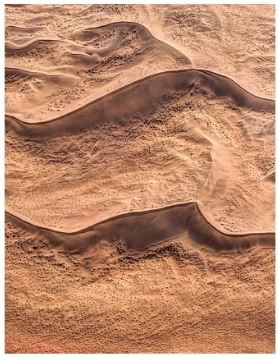
#> input picture img/test.JPG, 278 x 357 px, found by its file name
$ python 'high Boost Filtering.py'
#> lines starting #> are read from the running program, lines starting #| are printed output that depends on the picture
import cv2
import numpy as np
import matplotlib.pyplot as plt

# input image f(x,y)
f = cv2.imread('img/test.jpg', 0)
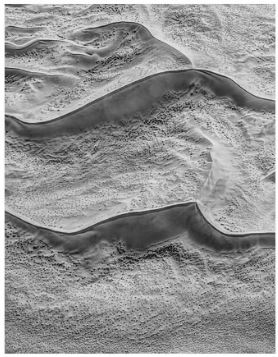
#> f: shape (357, 278); min 1, max 255, mean 147.1
f = f / 255

plt.imshow(f, cmap='gray'); plt.axis('off'); plt.show()

# blur image
f_blur = cv2.GaussianBlur(src=f,
                          ksize=(31,31),
                          sigmaX=0,
                          sigmaY=0)
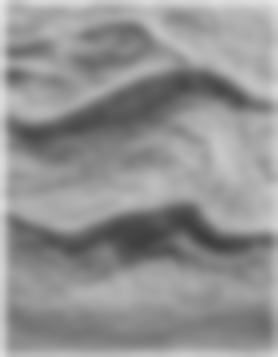
#> f_blur: shape (357, 278) float64; min 0.244, max 0.911, mean 0.575

plt.imshow(f_blur, cmap='gray'); plt.axis('off'); plt.show()

# mask
g_mask = f - f_blur
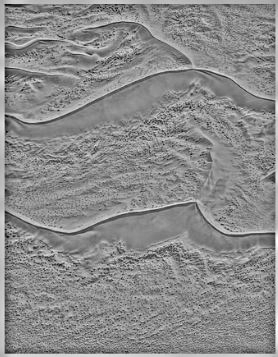
#> g_mask: shape (357, 278) float64; min -0.509, max 0.423, mean 0.00135; drawn with min black and max white
plt.imshow(g_mask, cmap='gray'); plt.axis('off'); plt.show()

# unsharp masking
k = 5
g = f + k*g_mask
plt.imshow(g, cmap='gray'); plt.axis('off'); plt.show()

g = np.clip(g, 0, 1)
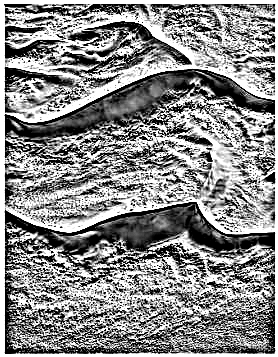
#> g: shape (357, 278) float64; min 0, max 1, mean 0.545
plt.imshow(g, cmap='gray'); plt.axis('off'); plt.show()

$ run again, with img/alam.jpg copied over img/test.JPG
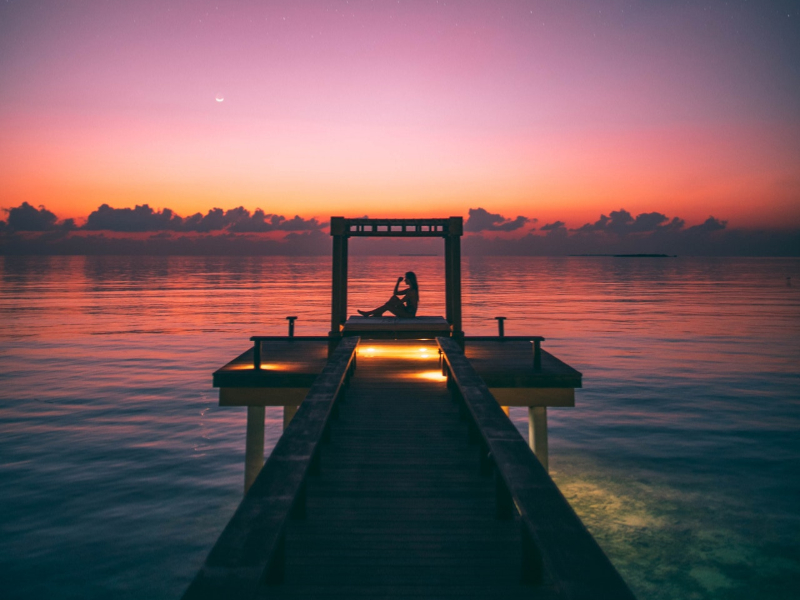
#> input picture img/alam.jpg, 800 x 600 px, found by its file name
#> `g_mask = f - f_blur`:
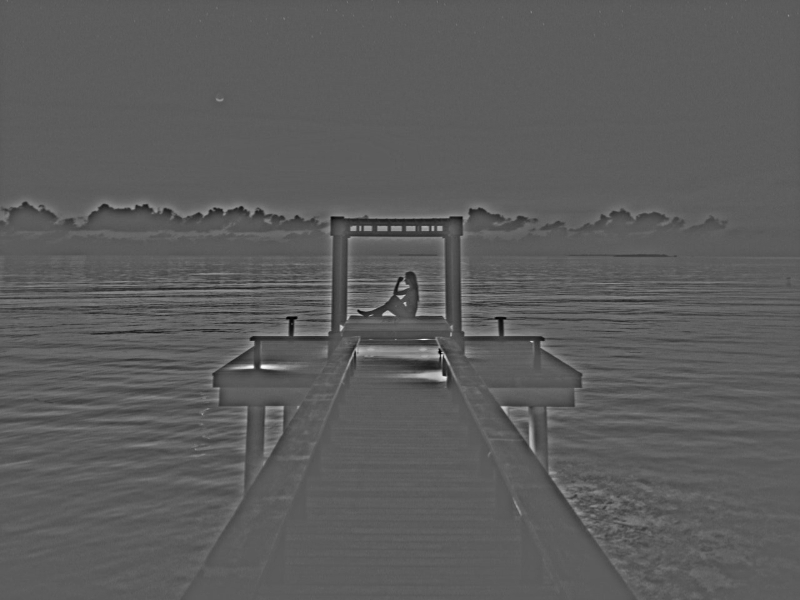
#> g_mask: shape (600, 800) float64; min -0.315, max 0.554, mean -1.14e-05; drawn with min black and max white
#> `g = np.clip(g, 0, 1)`:
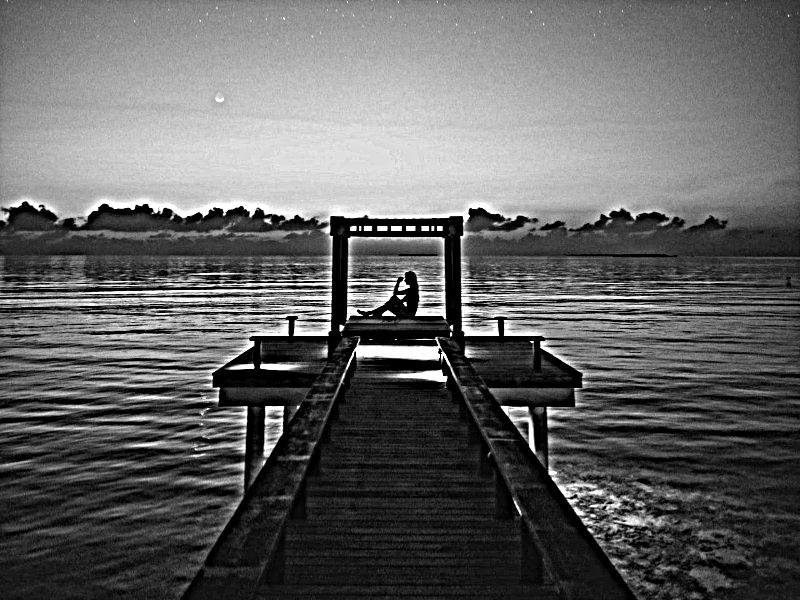
#> g: shape (600, 800) float64; min 0, max 1, mean 0.392
